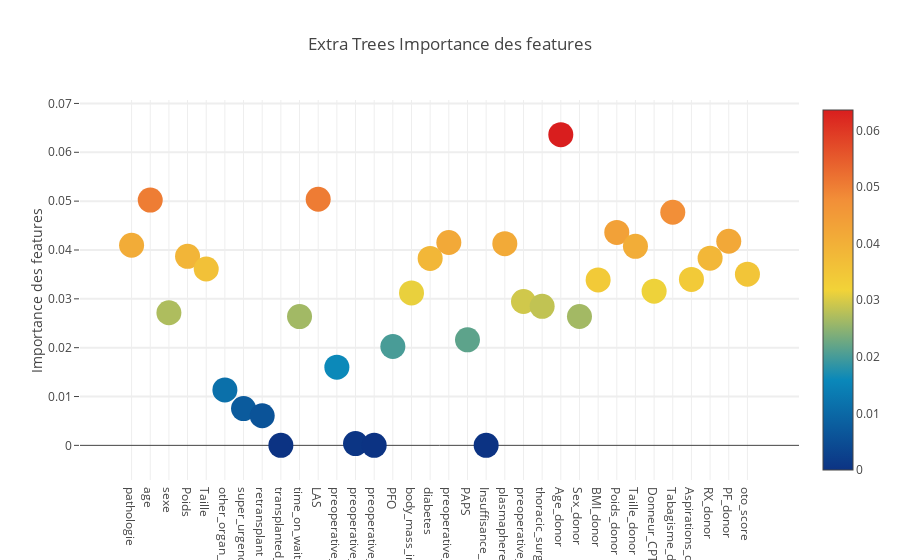

This figure's notebook cell:
### Markdown cell above
## Extra Trees

### Code cell
trace = go.Scatter(
    y = feature_dataframe['Extra Trees Importance des features'].values,
    x = feature_dataframe['features'].values,
    mode='markers',
    marker=dict(
        sizemode = 'diameter',
        sizeref = 1,
        size = 25,
        color = feature_dataframe['Extra Trees Importance des features'].values,
        colorscale='Portland',
        showscale=True
    ),
    text = feature_dataframe['features'].values
)
data = [trace]

layout= go.Layout(
    autosize= True,
    title= 'Extra Trees Importance des features',
    hovermode= 'closest',

    yaxis=dict(
        title= 'Importance des features',
        ticklen= 5,
        gridwidth= 2
    ),
    showlegend= False
)
fig = go.Figure(data=data, layout=layout)
py.iplot(fig,filename='scatter2010')

### Figure 1 — Plotly figure (JSON) as saved in the notebook; plotly's stock layout.template omitted (floating-point values rounded to 4 significant figures)
{"data": [{"marker": {"color": [0.04097, 0.05022, 0.02716, 0.03871, 0.0361, 0.01134, 0.007541, 0.006066, 0, 0.02636, 0.05039, 0.01602, 0.0003703, 0, 0.02024, 0.0312, 0.03828, 0.04153, 0.02161, 0, 0.04129, 0.02945, 0.02847, 0.06362, 0.02639, 0.03388, 0.0436, 0.04076, 0.03157, 0.04773, 0.03397, 0.03832, 0.04179, 0.03504], "colorscale": "Portland", "showscale": true, "size": 25, "sizemode": "diameter", "sizeref": 1}, "mode": "markers", "text": ["pathologie", "age", "sexe", "Poids", "Taille", "other_organ_transplantation", "super_urgence", "retransplant", "transplanted_twice_during_study_period", "time_on_waiting_liste", "LAS", "preoperative_ICU", "preoperative_vasopressor", "preoperative_mechanical_ventilation", "PFO", "body_mass_index", "diabetes", "preoperative_pulmonary_hypertension", "PAPS", "Insuffisance_renale", "plasmapherese", "preoperative_ECMO", "thoracic_surgery_history", "Age_donor", "Sex_donor", "BMI_donor", "Poids_donor", "Taille_donor", "Donneur_CPT", "Tabagisme_donor", "Aspirations_donor", "RX_donor", "PF_donor", "oto_score"], "type": "scatter", "uid": "c6ca2406-fd41-11e8-8d0e-6002921757e3", "x": ["pathologie", "age", "sexe", "Poids", "Taille", "other_organ_transplantation", "super_urgence", "retransplant", "transplanted_twice_during_study_period", "time_on_waiting_liste", "LAS", "preoperative_ICU", "preoperative_vasopressor", "preoperative_mechanical_ventilation", "PFO", "body_mass_index", "diabetes", "preoperative_pulmonary_hypertension", "PAPS", "Insuffisance_renale", "plasmapherese", "preoperative_ECMO", "thoracic_surgery_history", "Age_donor", "Sex_donor", "BMI_donor", "Poids_donor", "Taille_donor", "Donneur_CPT", "Tabagisme_donor", "Aspirations_donor", "RX_donor", "PF_donor", "oto_score"], "y": [0.04097, 0.05022, 0.02716, 0.03871, 0.0361, 0.01134, 0.007541, 0.006066, 0, 0.02636, 0.05039, 0.01602, 0.0003703, 0, 0.02024, 0.0312, 0.03828, 0.04153, 0.02161, 0, 0.04129, 0.02945, 0.02847, 0.06362, 0.02639, 0.03388, 0.0436, 0.04076, 0.03157, 0.04773, 0.03397, 0.03832, 0.04179, 0.03504]}], "layout": {"autosize": true, "hovermode": "closest", "showlegend": false, "title": "Extra Trees Importance des features", "yaxis": {"gridwidth": 2, "ticklen": 5, "title": "Importance des features"}}}
